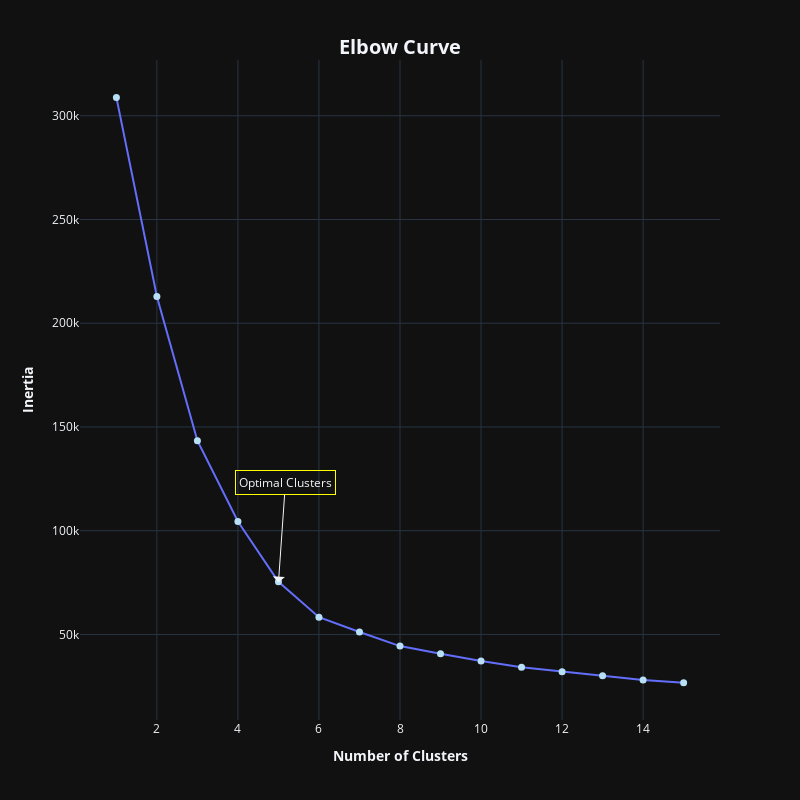

Notebook code cell kept with this figure:
### Code cell
distortion = {}

for i in range(1, 16):
    km = KMeans(n_clusters = i, init = 'k-means++', random_state = 0).fit(X)
    distortion.update({i: km.inertia_})

number_of_clusters = list(distortion.keys())
inertia = list(distortion.values())
    
fig = px.line(x = number_of_clusters, y = inertia, markers = True)

fig.update_layout(template = 'plotly_dark',
                  width = 800, 
                  height = 800,
                  title = dict(
                  text = '<b>Elbow Curve</b>',
                     x = 0.5,
                     y = 0.95,
                     font = dict(
                         size = 20
                         )
                  ),
                  xaxis_title = '<b>Number of Clusters</b>',
                  yaxis_title = '<b>Inertia</b>'
)

fig.update_traces(marker = dict(
    size = 7, 
    color = '#B7E0F7')
)

fig.add_annotation(x = 5, y = 75000, 
                   showarrow = True, 
                   text = 'Optimal Clusters', 
                   arrowhead = 1, 
                   arrowsize = 2,
                   ax = 7,
                   ay = -100,
                   bordercolor = '#FFFF01',
                   borderpad = 3
                  )

fig.show()

### Figure 1 — Plotly figure (JSON) as saved in the notebook; plotly's stock layout.template omitted (floating-point values rounded to 4 significant figures)
{"data": [{"hovertemplate": "x=%{x}<br>y=%{y}<extra></extra>", "legendgroup": "", "line": {"color": "#636efa", "dash": "solid"}, "marker": {"color": "#B7E0F7", "size": 7, "symbol": "circle"}, "mode": "markers+lines", "name": "", "orientation": "v", "showlegend": false, "type": "scatter", "x": [1, 2, 3, 4, 5, 6, 7, 8, 9, 10, 11, 12, 13, 14, 15], "xaxis": "x", "y": [308900.0, 212900.0, 143400.0, 104400.0, 75400.0, 58350.0, 51170.0, 44390.0, 40670.0, 37200.0, 34220.0, 31970.0, 30050.0, 28030.0, 26780.0], "yaxis": "y"}], "layout": {"annotations": [{"arrowhead": 1, "arrowsize": 2, "ax": 7, "ay": -100, "bordercolor": "#FFFF01", "borderpad": 3, "showarrow": true, "text": "Optimal Clusters", "x": 5, "y": 75000}], "height": 800, "legend": {"tracegroupgap": 0}, "margin": {"t": 60}, "title": {"font": {"size": 20}, "text": "<b>Elbow Curve</b>", "x": 0.5, "y": 0.95}, "width": 800, "xaxis": {"anchor": "y", "domain": [0, 1], "title": {"text": "<b>Number of Clusters</b>"}}, "yaxis": {"anchor": "x", "domain": [0, 1], "title": {"text": "<b>Inertia</b>"}}}}
